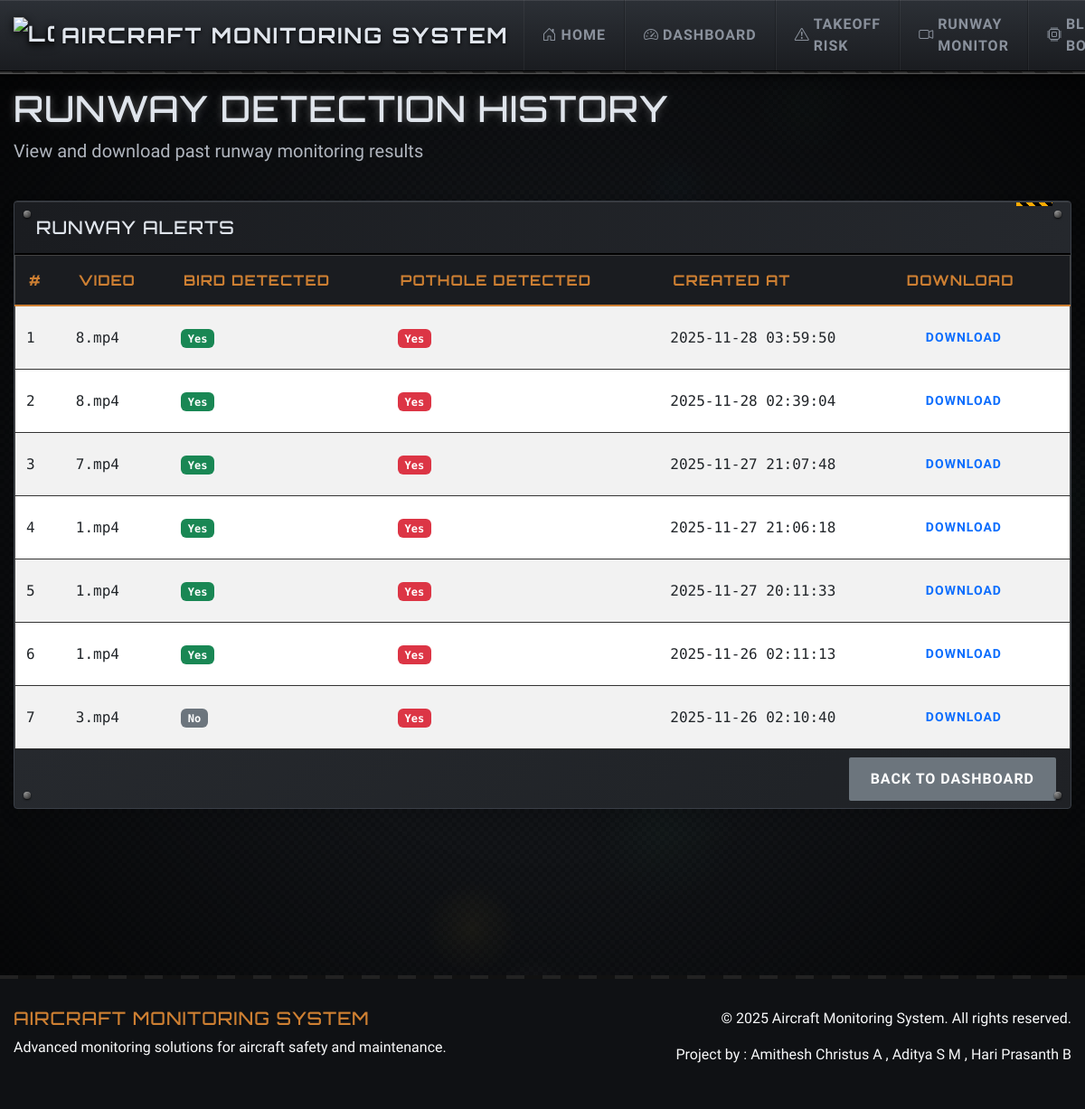
The app's page /module1/runway_alerts (signed in) with its own data.
### models.py (models this page shows, shortened)
class RunwayAlert(db.Model):
    id = db.Column(db.Integer, primary_key=True)
    user_id = db.Column(db.Integer, db.ForeignKey('user.id'), nullable=False)
    video_filename = db.Column(db.String(200), nullable=False)
    bird_count = db.Column(db.Integer, default=0)
    pothole_count = db.Column(db.Integer, default=0)
    created_at = db.Column(db.DateTime, default=datetime.now)

### module1_routes.py (the view)
@module1_bp.route('/module1/runway_alerts')
def runway_alerts():
    if 'user_id' not in session:
        flash('Please log in to access this module', 'warning')
        return redirect(url_for('auth.login'))
    user_id = session['user_id']
    alerts = (
        RunwayAlert.query
        .filter_by(user_id=user_id)
        .order_by(RunwayAlert.created_at.desc())
        .all()
    )
    return render_template('module1_runway_alerts.html', alerts=alerts)

### templates/module1_runway_alerts.html (shortened to what this page needs)
{% extends "base.html" %}
{% block content %}
<div class="row mb-4">
    <div class="col-12">
        <h1>Runway Detection History</h1>
        <p class="lead">View and download past runway monitoring results</p>
    </div>
</div>
<div class="row">
    <div class="col-12">
        <div class="card shadow">
            <div class="card-header bg-primary text-white">
                <h5 class="mb-0">Runway Alerts</h5>
            </div>
            <div class="card-body p-0">
                {% if alerts %}
                    <div class="table-responsive">
                        <table class="table table-striped mb-0">
                            <thead>
                                <tr>
                                    <th>#</th>
                                    <th>Video</th>
                                    <th>Bird Detected</th>
                                    <th>Pothole Detected</th>
                                    <th>Created At</th>
                                    <th>Download</th>
                                </tr>
                            </thead>
                            <tbody>
                                {% for alert in alerts %}
                                    <tr>
                                        <td>{{ loop.index }}</td>
                                        <td>{{ alert.video_filename }}</td>
                                        <td>
                                            {% if alert.bird_count >= 1 %}
                                                <span class="badge bg-success">Yes</span>
                                            {% else %}
                                                <span class="badge bg-secondary">No</span>
                                            {% endif %}
                                        </td>
                                        <td>
                                            {% if alert.pothole_count >= 1 %}
                                                <span class="badge bg-danger">Yes</span>
                                            {% else %}
                                                <span class="badge bg-secondary">No</span>
                                            {% endif %}
                                        </td>
                                        <td>{{ alert.created_at.strftime('%Y-%m-%d %H:%M:%S') }}</td>
                                        <td>
                                            <a href="{{ url_for('module1.download_video', filename=alert.video_filename) }}"
                                               class="btn btn-sm btn-outline-primary">
                                                Download
                                            </a>
                                        </td>
                                    </tr>
                                {% endfor %}
                            </tbody>
                        </table>
                    </div>
                {% else %}
                    <p class="p-3 mb-0">No runway alerts found yet.</p>
                {% endif %}
            </div>
            <div class="card-footer text-end">
                <a href="{{ url_for('auth.dashboard') }}" class="btn btn-secondary">Back to Dashboard</a>
            </div>
        </div>
    </div>
</div>
{% endblock %}

### templates/base.html (shortened to what this page needs)
<!DOCTYPE html>
<html lang="en">
<head>
    <link href="https://cdn.jsdelivr.net/npm/bootstrap@5.3.0/dist/css/bootstrap.min.css" rel="stylesheet">
    <link rel="stylesheet" href="https://cdn.jsdelivr.net/npm/bootstrap-icons@1.10.0/font/bootstrap-icons.css">
    <link rel="stylesheet" href="{{ url_for('static', filename='css/style.css') }}?v=2">
</head>
<body class="{{ 'home-page' if home_page else '' }}">
    <nav class="navbar navbar-expand-lg navbar-dark bg-primary">
        <div class="container">
            <a class="navbar-brand d-flex align-items-center" href="{{ url_for('index') }}">
                <img src="{{ url_for('static', filename='images/logo.png') }}" alt="Logo" height="40" class="me-2">
                <span>Aircraft Monitoring System</span>
            </a>
            <div class="collapse navbar-collapse" id="navbarNav">
                <ul class="navbar-nav ms-auto">
                    <li class="nav-item">
                        <a class="nav-link" href="{{ url_for('index') }}">
                            <i class="bi bi-house-door me-1"></i> Home
                        </a>
                    </li>
                    {% if session.user_id %}
                    <li class="nav-item">
                        <a class="nav-link" href="{{ url_for('auth.dashboard') }}">
                            <i class="bi bi-speedometer2 me-1"></i> Dashboard
                        </a>
                    </li>
                    <li class="nav-item">
                        <a class="nav-link" href="{{ url_for('module3.takeoff_risk') }}">
                            <i class="bi bi-exclamation-triangle me-1"></i> Takeoff Risk
                        </a>
                    </li>
                    <li class="nav-item">
                        <a class="nav-link" href="{{ url_for('module1.runway_monitor') }}">
                            <i class="bi bi-camera-video me-1"></i> Runway Monitor
                        </a>
                    </li>
                    <li class="nav-item">
                        <a class="nav-link" href="{{ url_for('module2.blackbox') }}">
                            <i class="bi bi-cpu me-1"></i> Black Box
                        </a>
                    </li>
                    {% endif %}
                </ul>
            </div>
        </div>
    </nav>
    <main class="container">
        {% block content %}{% endblock %}
    </main>
    <footer class="bg-dark text-light">
        <div class="container">
            <div class="row">
                <div class="col-md-6">
                    <h5>Aircraft Monitoring System</h5>
                    <p>Advanced monitoring solutions for aircraft safety and maintenance.</p>
                </div>
                <div class="col-md-6 text-md-end">
                    <p>&copy; 2025 Aircraft Monitoring System. All rights reserved.</p>
                    <p>Project by : Amithesh Christus A , Aditya S M , Hari Prasanth B</p>
                </div>
            </div>
        </div>
    </footer>
</body>
</html>

### records on screen
RunwayAlert: video_filename "8.mp4", bird_count "Yes", pothole_count "Yes", created_at "2025-11-28 03:59:50"
RunwayAlert: video_filename "8.mp4", bird_count "Yes", pothole_count "Yes", created_at "2025-11-28 02:39:04"
RunwayAlert: video_filename "7.mp4", bird_count "Yes", pothole_count "Yes", created_at "2025-11-27 21:07:48"
RunwayAlert: video_filename "1.mp4", bird_count "Yes", pothole_count "Yes", created_at "2025-11-27 21:06:18"
RunwayAlert: video_filename "1.mp4", bird_count "Yes", pothole_count "Yes", created_at "2025-11-27 20:11:33"
RunwayAlert: video_filename "1.mp4", bird_count "Yes", pothole_count "Yes", created_at "2025-11-26 02:11:13"
RunwayAlert: video_filename "3.mp4", bird_count "No", pothole_count "Yes", created_at "2025-11-26 02:10:40"
